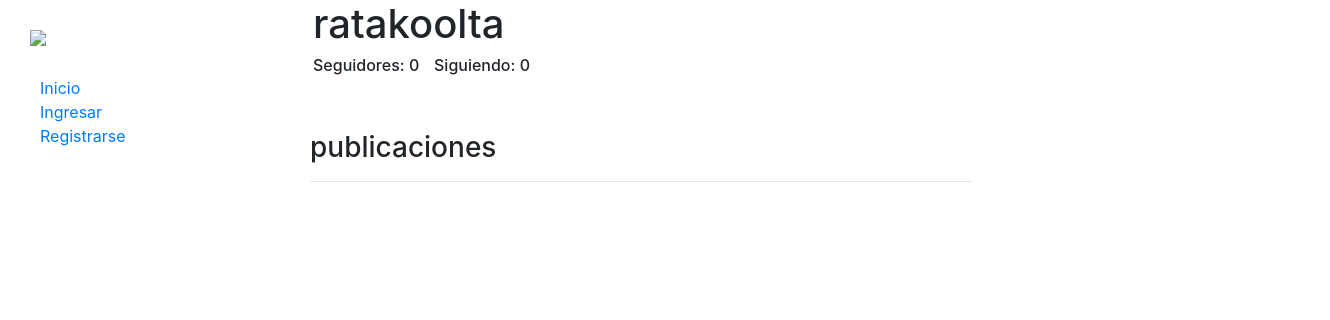
The page /profile/2 on the database as committed earlier.
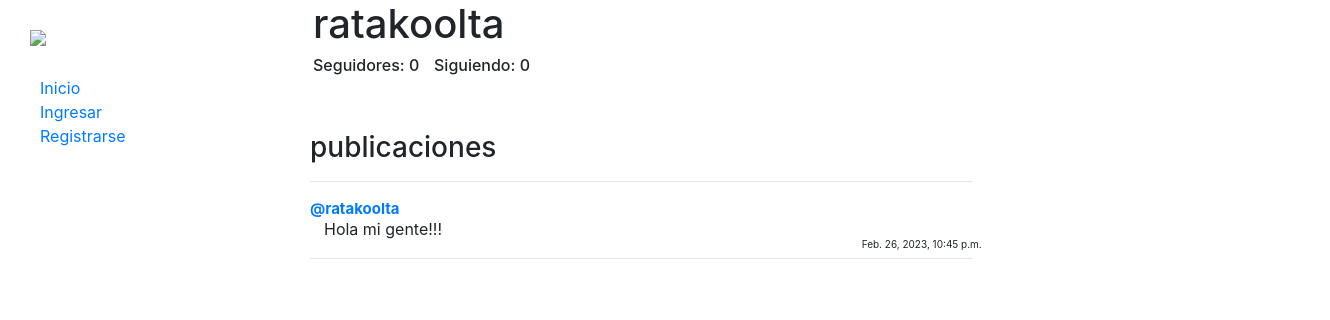
The same page on the database as committed later.
### network/models.py (models this page shows, shortened)
class Post(models.Model):
    user = models.ForeignKey(User, on_delete=models.CASCADE, related_name="autor")
    post = models.CharField(max_length=140)
    date = models.DateTimeField(auto_now_add=True)

class User(AbstractUser):
    pass

### network/views.py (the view)
# urls.py: path("profile/<int:user_id>", views.profile, name="profile"),
def profile(request, user_id):
    user = User.objects.get(pk=user_id)
    inicio = Post.objects.filter(user=user).order_by("id").reverse()
    follower = Follow.objects.filter(user=user)
    followed = Follow.objects.filter(followed=user)
    try:
        checkfollow = followed.filter(user=User.objects.get(pk=request.user.id))
        if len(checkfollow) != 0:
            isFollowing = False
        else:
            isFollowing = True
    except:
        isFollowing = False
    paginator = Paginator(inicio, 10)
    paginas = request.GET.get('page')
    publicaciones = paginator.get_page(paginas)
    return render(request, "network/profile.html", {
        "inicio": inicio,
        "publicaciones": publicaciones,
        "username": user.username,
        "follower": follower,
        "followed": followed,
        "isFollowing": isFollowing,
        "user_profile": user
    })

### network/templates/network/profile.html (shortened to what this page needs)
{% extends "network/layout.html" %}
{% load static %}
{% block body %}
    <div class="row d-flex" style="margin-left: 3px;">
        <h1>{{ username }}</h1>
    </div>
    <div class="row d-flex" style="margin-left: 3px;">
    <h6>Seguidores: {{ followed.count }}</h6><h6 style="color: white;">__</h6><h6>Siguiendo: {{ follower.count }}</h6>
    </div>
    <br><br>
    <h3>publicaciones</h3>
    <hr>
    <div class="inicio">
        {% for post in publicaciones %}
            <div>
                <p id="usuario"><a href="{% url 'profile' user_id=post.user.id %}">@{{ post.user }}</a></p>
                <p id="post"> {{ post.post }}</p>
                <p id="fecha">{{ post.date }}</p>
                <hr style="margin-bottom: 10px;">
            </div>
            {% endfor %}
    </div>
{% endblock %}

Rows that differ between the two databases and show on the page:
added Post: user "ratakoolta", post "Hola mi gente!!!", date "Feb. 26, 2023, 10:45 p.m."
